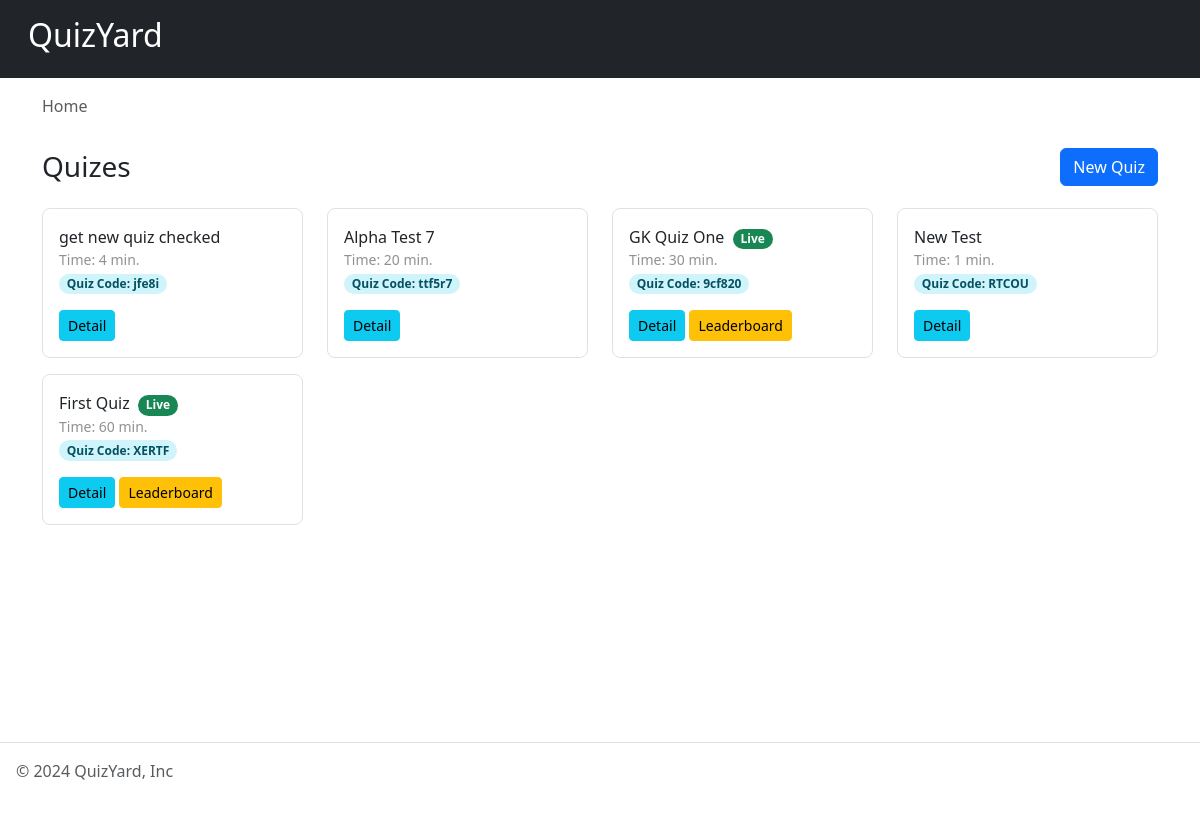
/dashboard/, run on the app's committed database.
### quiz/models.py (models this page shows, shortened)
class Quiz(models.Model):
    title = models.CharField(max_length=75)
    time = models.PositiveIntegerField(help_text="Quiz time in minutes.")
    code = models.CharField(max_length=15, unique=True)
    is_active = models.BooleanField(default=False)
    class Meta:
        db_table = 'quiz'
        verbose_name = 'Quiz'
        verbose_name_plural = 'Quizzes'
        ordering = ['-id']

### dashboard/views.py (the view)
# urls.py: path("", HomeView.as_view(), name="home"),
class HomeView(ListView):
    model = Quiz
    template_name = "dashboard/home.html"
    context_object_name = "quizes"

### dashboard/templates/dashboard/home.html (shortened to what this page needs)
{% extends "dashboard/base.html" %}
{% block main_content %}
<div class="container">
    <nav style="--bs-breadcrumb-divider: '>';" aria-label="breadcrumb">
        <ol class="breadcrumb my-3">
          <li class="breadcrumb-item active">Home</li>
        </ol>
      </nav>
      <div class="d-flex align-items-center justify-content-between">
          <h3 class="my-3">Quizes</h3>
          <a class="btn btn-primary" href="{% url 'dashboard:quiz_create' %}">New Quiz</a>
        </div>
    <div class="list-group list-group-checkable d-grid gap-2 border-0">
        <div class="row">
            {% for item in quizes %}
            <div class="col-md-4 col-lg-3 my-2">
                <label class="list-group-item rounded-3 py-3" for="listGroupCheckableRadios1">
                    {{item.title}}&nbsp;
                    {% if item.is_active %}
                    <span class="badge text-bg-success rounded-pill">Live</span>
                    {% endif %}
                    <span class="d-block small opacity-50">Time: {{item.time}} min.</span>
                    <span class="badge bg-info-subtle text-info-emphasis rounded-pill">Quiz Code: {{item.code}}</span>
                    <div class="mt-3">
                        <a class="btn btn-info btn-sm" href="{% url 'dashboard:quiz_detail' item.code %}">Detail</a>
                    {% if item.is_active %}
                        <a target='_blank' class="btn btn-sm btn-warning" href="{% url 'dashboard:leaderboard' item.code %}">Leaderboard</a>
                    {% endif %}
                    </div>
                </label>
            </div>
            {% endfor %}
        </div>
    </div>
</div>
{% endblock main_content %}

### data on the page
Quiz: title "get new quiz checked", time "4", code "jfe8i"
Quiz: title "Alpha Test 7", time "20", code "ttf5r7"
Quiz: title "GK Quiz One", is_active "Live", time "30", code "9cf820"
Quiz: title "New Test", time "1", code "RTCOU"
Quiz: title "First Quiz", is_active "Live", time "60", code "XERTF"
